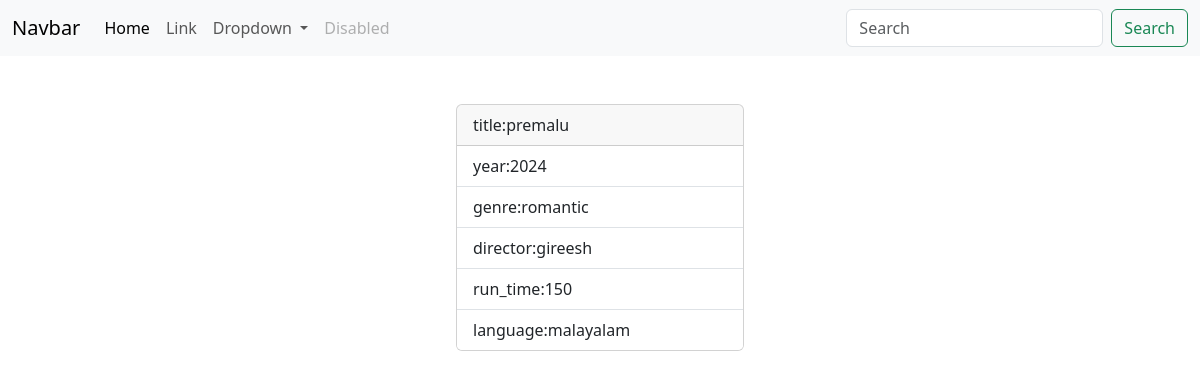
The app's page /movies/2/ with its own data.
### myapp/models.py (models this page shows, shortened)
class Movie(models.Model):
    title=models.CharField(max_length=200)
    year=models.CharField(max_length=200)
    director=models.CharField(max_length=200)
    run_time=models.PositiveIntegerField()
    language=models.CharField(max_length=200)
    genre=models.CharField(max_length=200)

### myapp/views.py (the view)
# urls.py: path('movies/<int:pk>/',views.MovieDetailView.as_view(),name="movie-detail"),
class MovieDetailView(View):
    def get(self,request,*args,**kwargs):
        id=kwargs.get("pk")
        qs=Movie.objects.get(id=id)
        return render(request,"movie_detail.html",{"data":qs})

### myapp/templates/movie_detail.html
{%extends 'base.html'%}
{%block main_block%}
<div class="container mt-5 d-flex justify-content-center">
  <div class="card" style="width: 18rem;">
      <div class="card-header">
        title:{{data.title}}
      </div>
      <ul class="list-group list-group-flush">
        <li class="list-group-item">year:{{data.year}}</li>
        <li class="list-group-item">genre:{{data.genre}}</li>
        <li class="list-group-item">director:{{data.director}}</li>
        <li class="list-group-item">run_time:{{data.run_time}}</li>
        <li class="list-group-item">language:{{data.language}}</li>
      </ul>
    </div>
</div>
{%endblock%}

### records on screen
Movie: title "premalu", year "2024", genre "romantic", director "gireesh", run_time "150", language "malayalam"
